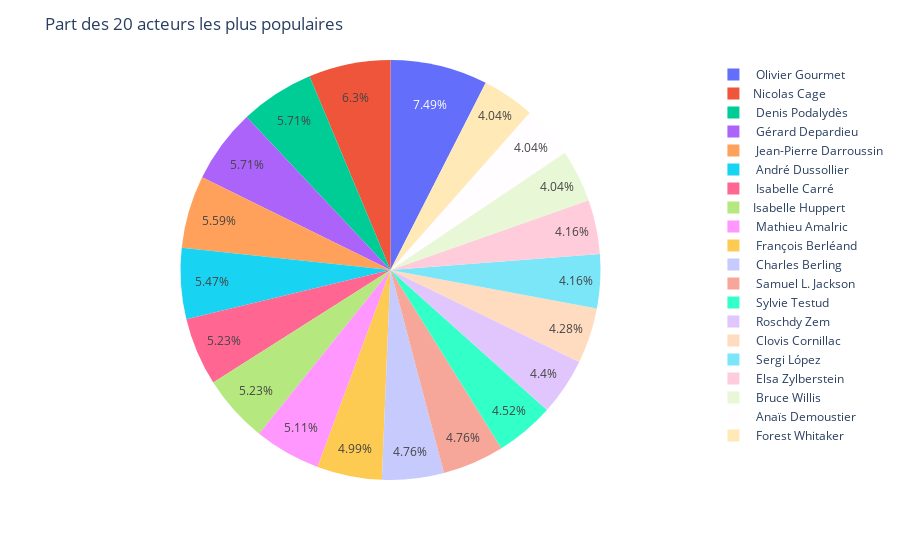

Source (notebook cell):
### Code cell
# faire un camembert qui montre la part des 20 acteurs les plus présents

# compter l'occurence de chaque acteur
count_1 = df_acteurs['liste_acteurs'].value_counts()

# calculer le pourcentage de chaque acteurs
pourcent = count_1 / count_1.sum() * 100

# trier les valeurs par ordre décroissant et sélectionner les 20 premières
pourcent = pourcent.sort_values(ascending=False)[:20]

# créer piechart
fig_11 = px.pie(values=pourcent.values, names=pourcent.index)

fig_11.update_layout(title='Part des 20 acteurs les plus populaires')

fig_11.show()

### Figure 1 — Plotly figure (JSON) as saved in the notebook; plotly's stock layout.template omitted (floating-point values rounded to 4 significant figures)
{"data": [{"domain": {"x": [0, 1], "y": [0, 1]}, "hovertemplate": "label=%{label}<br>value=%{value}<extra></extra>", "labels": [" Olivier Gourmet", "Nicolas Cage", " Denis Podalydès", " Gérard Depardieu", " Jean-Pierre Darroussin", " André Dussollier", " Isabelle Carré", "Isabelle Huppert", " Mathieu Amalric", " François Berléand", " Charles Berling", " Samuel L. Jackson", " Sylvie Testud", " Roschdy Zem", " Clovis Cornillac", " Sergi López", " Elsa Zylberstein", " Bruce Willis", " Anaïs Demoustier", " Forest Whitaker"], "legendgroup": "", "name": "", "showlegend": true, "type": "pie", "values": [0.06414, 0.05396, 0.04887, 0.04887, 0.04785, 0.04683, 0.04479, 0.04479, 0.04378, 0.04276, 0.04072, 0.04072, 0.03869, 0.03767, 0.03665, 0.03563, 0.03563, 0.03461, 0.03461, 0.03461]}], "layout": {"legend": {"tracegroupgap": 0}, "margin": {"t": 60}, "title": {"text": "Part des 20 acteurs les plus populaires"}}}
